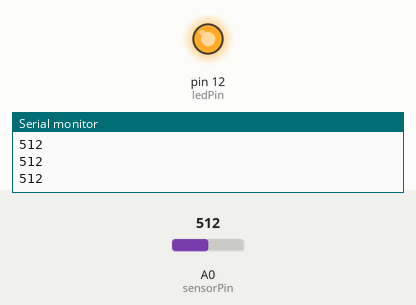
A sketch run on a simulated Arduino Uno, built with avr-gcc and run on an emulated ATmega328P. On the bench: output pins drawn as LEDs (lit = HIGH), the last lines printed to the serial monitor. The inputs (shaded band) are chosen by the test bench; at power-on: A0 (sensorPin) = 512.

Above: at 1.2 s.
1.3 s: A0 (sensorPin) set to 492
At 2.2 s:
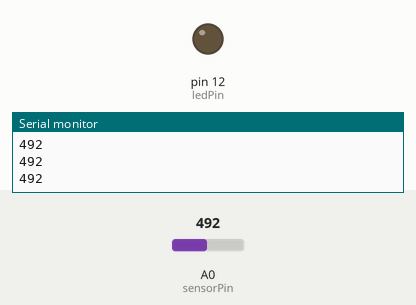
2.8 s: A0 (sensorPin) set to 510
At 3.5 s:
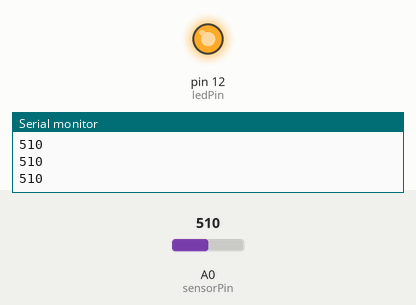
4.3 s: A0 (sensorPin) set to 490
At 4.6 s:
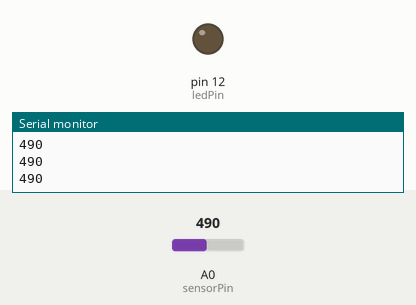
Timing chart, 0 to 7.3 s (numbered marks = the images above; inputs shaded):
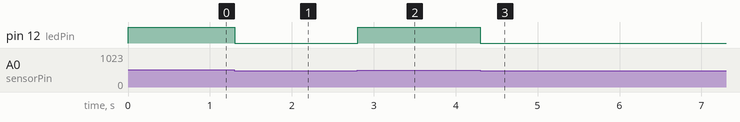

Measured:
- the behaviour switches between 501 and 500 on A0 (sensorPin) (found by bisection; images 0 and 1)
- after the input at 1.3 s, pin 12 (ledPin): HIGH → LOW at once
- after the input at 2.8 s, pin 12 (ledPin): LOW → HIGH at once
- after the input at 4.3 s, pin 12 (ledPin): HIGH → LOW at once

The sketch:

13-voltage-divider-with-ldr-241020.ino
```cpp
const int sensorPin = A0;
const int ledPin = 12;

void setup() {
  // put your setup code here, to run once:
  pinMode(ledPin, OUTPUT);
  Serial.begin(9600);
}

void loop() {
  // put your main code here, to run repeatedly:
  int sensorValue = analogRead(sensorPin);
  if (sensorValue > 500) {
    digitalWrite(ledPin, HIGH);
  } else {
    digitalWrite(ledPin, LOW);
  }
  Serial.println(sensorValue);
}
```
